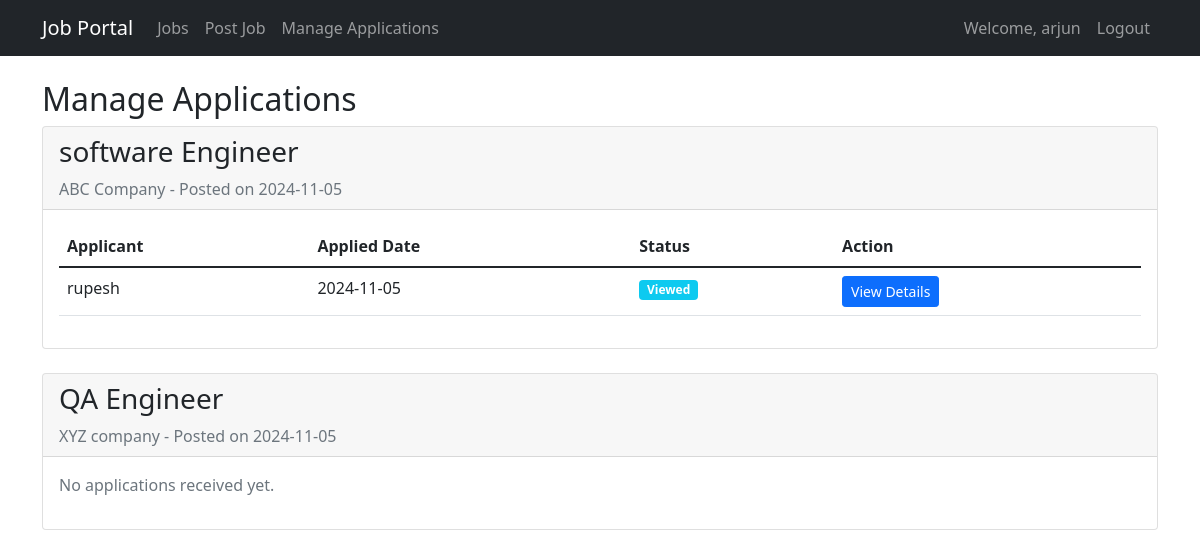
The page /manage-applications (signed in) on the database its author committed.
### app/models.py (models this page shows, shortened)
class User(UserMixin, db.Model):
    id = db.Column(db.Integer, primary_key=True)
    username = db.Column(db.String(64), unique=True, nullable=False)
    email = db.Column(db.String(120), unique=True, nullable=False)
    password_hash = db.Column(db.String(128))
    is_employer = db.Column(db.Boolean, default=False)
    jobs = db.relationship('Job', backref='employer', lazy=True)
    applications = db.relationship('Application', backref='applicant', lazy=True)

class Job(db.Model):
    id = db.Column(db.Integer, primary_key=True)
    title = db.Column(db.String(100), nullable=False)
    description = db.Column(db.Text, nullable=False)
    company = db.Column(db.String(100), nullable=False)
    location = db.Column(db.String(100), nullable=False)
    salary = db.Column(db.String(50))
    requirements = db.Column(db.Text)
    posted_date = db.Column(db.DateTime, default=datetime.utcnow)
    employer_id = db.Column(db.Integer, db.ForeignKey('user.id'), nullable=False)
    applications = db.relationship('Application', backref='job', lazy=True)

class Application(db.Model):
    id = db.Column(db.Integer, primary_key=True)
    job_id = db.Column(db.Integer, db.ForeignKey('job.id'), nullable=False)
    user_id = db.Column(db.Integer, db.ForeignKey('user.id'), nullable=False)
    resume = db.Column(db.Text, nullable=False)
    cover_letter = db.Column(db.Text)
    status = db.Column(db.String(20), default='pending')
    applied_date = db.Column(db.DateTime, default=datetime.utcnow)
    feedback = db.Column(db.Text)# Add feedback field for employers

### app/routes.py (the view)
@jobs.route('/manage-applications')
@login_required
def manage_applications():
    if not current_user.is_employer:
        flash('Access denied. Employer privileges required.')
        return redirect(url_for('main.home'))
    employer_jobs = Job.query.filter_by(employer_id=current_user.id).all()
    applications_by_job = {}
    for job in employer_jobs:
        applications = Application.query.filter_by(job_id=job.id)\
            .order_by(Application.applied_date.desc()).all()
        applications_by_job[job.id] = applications
    return render_template('manage_applications.html',
                         jobs=employer_jobs,
                         applications_by_job=applications_by_job)

### app/models.py (called while the page is built)
@login_manager.user_loader
def load_user(id):
    return User.query.get(int(id))

### app/templates/manage_applications.html (shortened to what this page needs)
{% extends "base.html" %}
{% block content %}
<h2>Manage Applications</h2>
{% for job in jobs %}
<div class="card mb-4">
    <div class="card-header">
        <h3>{{ job.title }}</h3>
        <p class="text-muted mb-0">{{ job.company }} - Posted on {{ job.posted_date.strftime('%Y-%m-%d') }}</p>
    </div>
    <div class="card-body">
        {% if applications_by_job[job.id] %}
        <div class="table-responsive">
            <table class="table">
                <thead>
                    <tr>
                        <th>Applicant</th>
                        <th>Applied Date</th>
                        <th>Status</th>
                        <th>Action</th>
                    </tr>
                </thead>
                <tbody>
                    {% for application in applications_by_job[job.id] %}
                    <tr>
                        <td>{{ application.applicant.username }}</td>
                        <td>{{ application.applied_date.strftime('%Y-%m-%d') }}</td>
                        <td>
                            <span class="badge bg-{{ 'success' if application.status == 'selected'
                                                    else 'danger' if application.status == 'rejected'
                                                    else 'info' if application.status == 'viewed'
                                                    else 'warning' }}">
                                {{ application.status.title() }}
                            </span>
                        </td>
                        <td>
                            <button type="button" class="btn btn-primary btn-sm"
                                    data-bs-toggle="modal"
                                    data-bs-target="#applicationModal{{ application.id }}">
                                View Details
                            </button>
                        </td>
                    </tr>
                    {% endfor %}
                </tbody>
            </table>
        </div>
        {% else %}
        <p class="text-muted">No applications received yet.</p>
        {% endif %}
    </div>
</div>
{% endfor %}
{% endblock %}

### app/templates/base.html (shortened to what this page needs)
<!DOCTYPE html>
<html lang="en">
<head>
    <link href="https://cdn.jsdelivr.net/npm/bootstrap@5.1.3/dist/css/bootstrap.min.css" rel="stylesheet">
</head>
<body>
    <nav class="navbar navbar-expand-lg navbar-dark bg-dark">
        <div class="container">
            <a class="navbar-brand" href="{{ url_for('main.home') }}">Job Portal</a>
            <div class="collapse navbar-collapse" id="navbarNav">
                <ul class="navbar-nav me-auto">
                    <li class="nav-item">
                        <a class="nav-link" href="{{ url_for('jobs.job_list') }}">Jobs</a>
                    </li>
                    {% if current_user.is_authenticated %}
                        {% if current_user.is_employer %}
                            <li class="nav-item">
                                <a class="nav-link" href="{{ url_for('jobs.post_job') }}">Post Job</a>
                            </li>
                            <li class="nav-item">
                                <a class="nav-link" href="{{ url_for('jobs.manage_applications') }}">Manage Applications</a>
                            </li>
                        {% else %}
                            <li class="nav-item">
                                <a class="nav-link" href="{{ url_for('jobs.my_applications') }}">My Applications</a>
                            </li>
                        {% endif %}
                    {% endif %}
                </ul>
                <ul class="navbar-nav">
                    {% if current_user.is_authenticated %}
                        <li class="nav-item">
                            <span class="nav-link">Welcome, {{ current_user.username }}</span>
                        </li>
                        <li class="nav-item">
                            <a class="nav-link" href="{{ url_for('auth.logout') }}">Logout</a>
                        </li>
                    {% endif %}
                </ul>
            </div>
        </div>
    </nav>
    <div class="container mt-4">
        {% block content %}{% endblock %}
    </div>
</body>
</html>

### rows shown on the page
User: username "arjun"
Job: title "software Engineer", company "ABC Company", posted_date "2024-11-05"
Application: applicant.username "rupesh", applied_date "2024-11-05", status "Viewed"
Job: title "QA Engineer", company "XYZ company", posted_date "2024-11-05", shows "No applications received yet."
